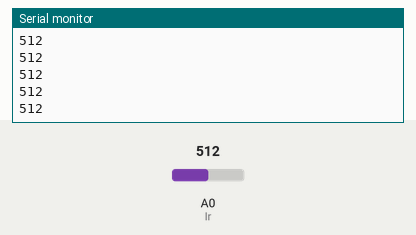
Simulated run of this sketch. Board: Arduino Uno, built with avr-gcc and run on an emulated ATmega328P. Shown: the last lines printed to the serial monitor. The inputs (shaded band) are chosen by the test bench; at power-on: A0 (Ir) = 512.

Above: at 1.2 s.
1.3 s: A0 (Ir) set to 716
At 2.3 s:
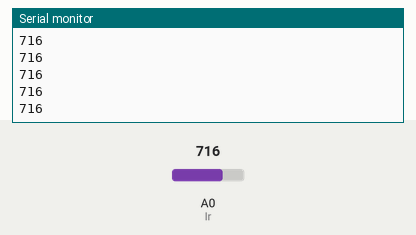
2.8 s: A0 (Ir) set to 900
At 3.7 s:
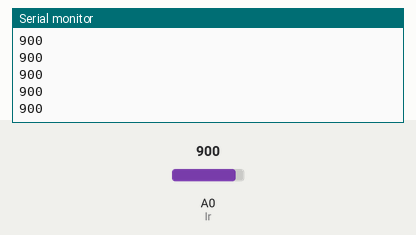
Timing chart, 0 to 5.8 s (numbered marks = the images above; inputs shaded):
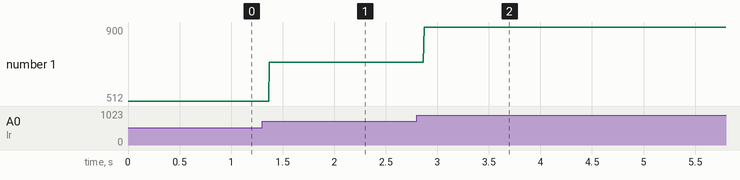

The sketch:

testIR.ino
```cpp
int Ir = A0;

void setup() {
// put your setup code here, to run once:
  Serial.begin(9600);
  pinMode(Ir, INPUT);
}

void loop() {
  // put your main code here, to run repeatedly:
  int left = analogRead(Ir);
  Serial.println(left);
}
```

Measured:
- after the input at 1.3 s, the serial monitor: prints a new line after 0.07 s (image 1)
- after the input at 2.8 s, the serial monitor: prints a new line after 0.07 s (image 2)
- plotted number 1: 512 → 716 after the input at 1.3 s, 716 → 900 after the input at 2.8 s
